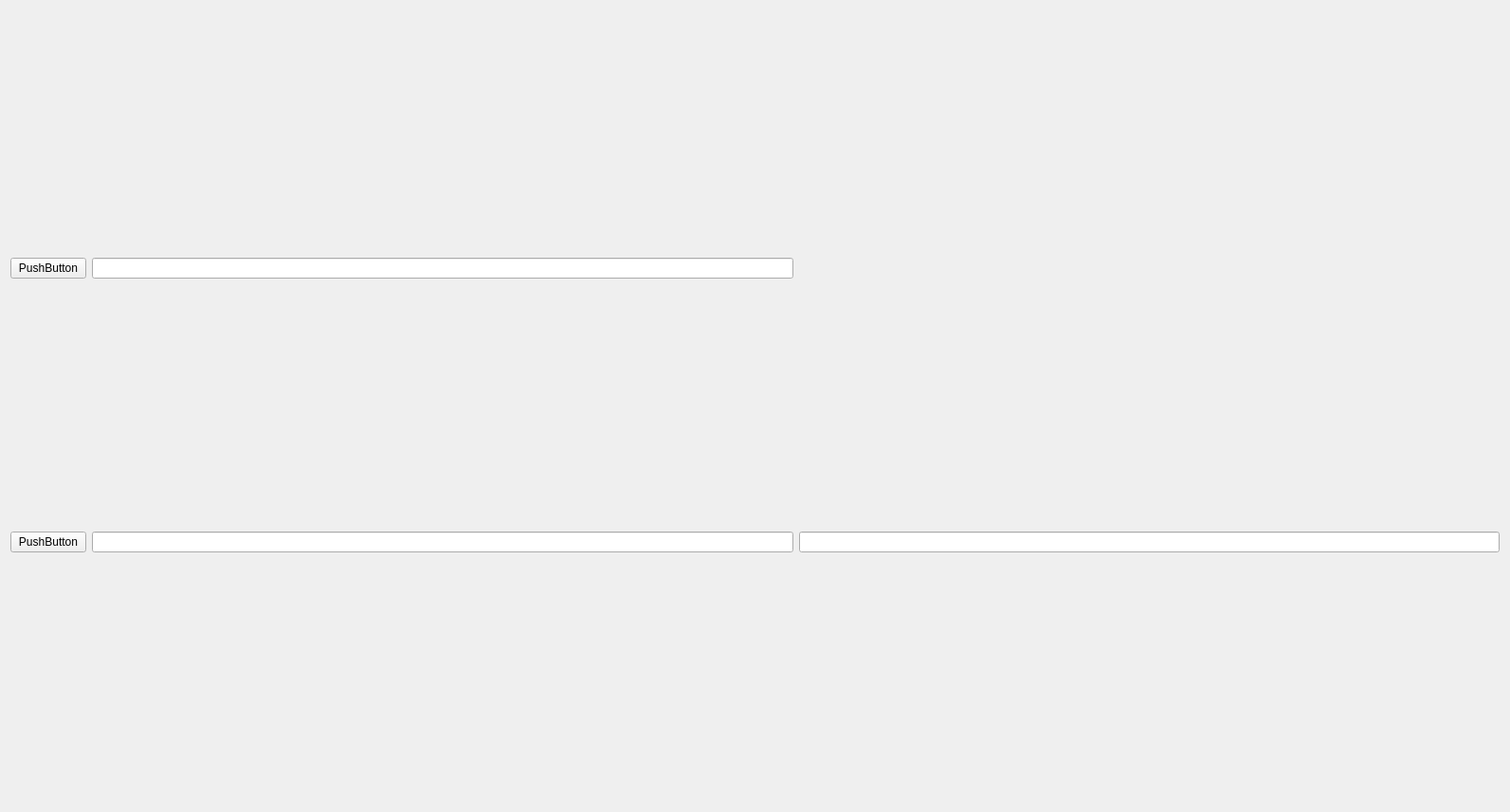
<?xml version="1.0" encoding="UTF-8"?>
<ui version="4.0">
 <class>Form</class>
 <widget class="QWidget" name="Form">
  <property name="geometry">
   <rect>
    <x>0</x>
    <y>0</y>
    <width>1593</width>
    <height>857</height>
   </rect>
  </property>
  <property name="windowTitle">
   <string>Form</string>
  </property>
  <layout class="QHBoxLayout" name="horizontalLayout">
   <item>
    <layout class="QVBoxLayout" name="verticalLayout">
     <item>
      <widget class="QPushButton" name="btn_upper">
       <property name="text">
        <string>PushButton</string>
       </property>
      </widget>
     </item>
     <item>
      <widget class="QPushButton" name="btw_lower">
       <property name="text">
        <string>PushButton</string>
       </property>
      </widget>
     </item>
    </layout>
   </item>
   <item>
    <layout class="QGridLayout" name="gridLayout">
     <item row="3" column="1">
      <widget class="QLineEdit" name="lineEdit"/>
     </item>
     <item row="3" column="0">
      <widget class="QLineEdit" name="lineEdit_2"/>
     </item>
     <item row="1" column="0">
      <widget class="QLineEdit" name="lineEdit_3"/>
     </item>
     <item row="1" column="1" alignment="Qt::AlignHCenter|Qt::AlignVCenter">
      <widget class="QLabel" name="label">
       <property name="maximumSize">
        <size>
         <width>250</width>
         <height>250</height>
        </size>
       </property>
       <property name="text">
        <string/>
       </property>
       <property name="pixmap">
        <pixmap>C:/Users/PECET/Pictures/gumis2.png</pixmap>
       </property>
       <property name="scaledContents">
        <bool>true</bool>
       </property>
      </widget>
     </item>
    </layout>
   </item>
  </layout>
 </widget>
 <tabstops>
  <tabstop>lineEdit_3</tabstop>
  <tabstop>lineEdit_2</tabstop>
  <tabstop>lineEdit</tabstop>
  <tabstop>btn_upper</tabstop>
  <tabstop>btw_lower</tabstop>
 </tabstops>
 <resources/>
 <connections>
  <connection>
   <sender>btn_upper</sender>
   <signal>clicked()</signal>
   <receiver>lineEdit_3</receiver>
   <slot>clear()</slot>
   <hints>
    <hint type="sourcelabel">
     <x>81</x>
     <y>282</y>
    </hint>
    <hint type="destinationlabel">
     <x>111</x>
     <y>322</y>
    </hint>
   </hints>
  </connection>
 </connections>
</ui>
